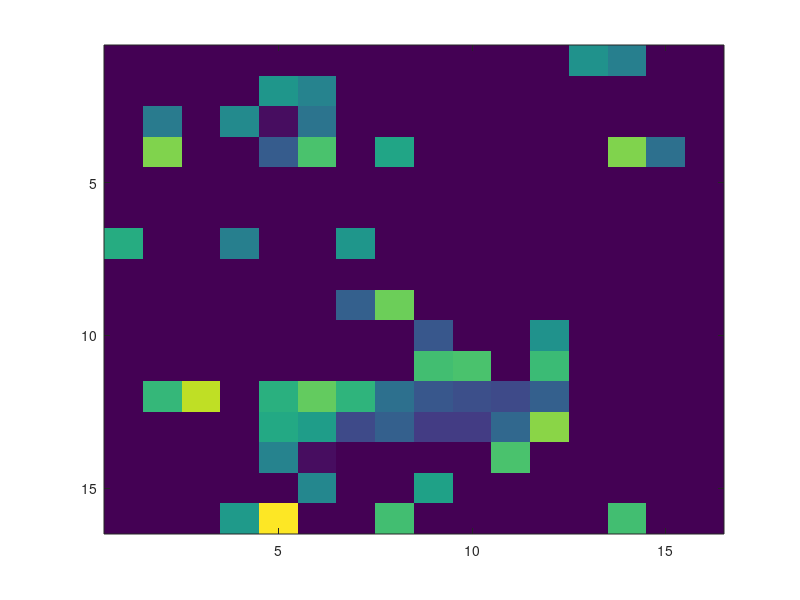

This figure's MATLAB source:
clc 
clf
n=16; % lattice size
depth=3; % neighborhood depth
l=.6; % diminishing factor
K=42; % steps
lx=kron(1:n,ones(n,1)); % x coordinates of all grids
ly=kron((1:n)',ones(1,n)); % y coordinates of all grids
% initialization
a=zeros(n,n,K); 
a(:,:,1)=rand(n);
% automata running
for k=1:K-1 % steps loop
    imagesc(a(:,:,k))
    pause(.1)
    for i=1:n % horizontal axes loop
        for j=1:n % vertical axes loop
            dis=mod(lx-i,n)+mod(ly-j,n); % computing the hadamas distance for all grids to the current grid 
            s=0; % initialize the interaction values
            for m=1:depth
                s=s+(sum(a(find(dis<m+1)))-a(i,j,k))/m^l;
            end
            a(i,j,k+1)=max(a(i,j,k)+1.1-abs(2.8-s)/1,0);
        end
    end
end